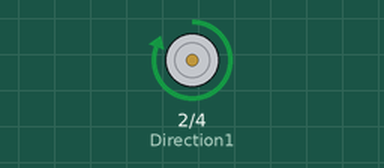
Bench run of a sketch on a simulated Arduino Uno, built with avr-gcc and run on an emulated ATmega328P. Parts: motor-driver pin pairs drawn as motors (green arrow = first pin HIGH = forward, orange = second pin HIGH = backward, longer = more drive).

Above: at 1.0 s.
At 3.0 s:
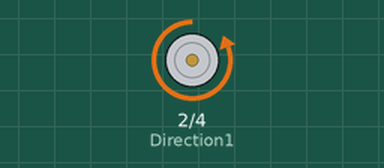
Timing chart, 0 to 5.2 s (numbered marks = the images above):
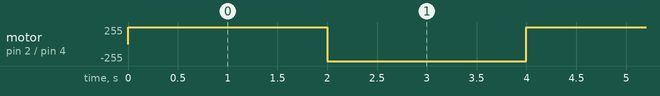

The sketch:

DC_motor_with_two_relays.ino
```cpp
int Direction1 = 2;
int Direction2 = 4;

void setup()
{
  pinMode(Direction1, OUTPUT);
  pinMode(Direction2, OUTPUT);
}

void loop()
{
  digitalWrite(Direction1,HIGH);
  digitalWrite(Direction2,LOW);
  delay(2000);
  digitalWrite(Direction1, LOW);
  digitalWrite(Direction2, HIGH);
  delay(2000);

}
```

Measured:
- by itself, motor on pin 2 (Direction1) / pin 4 (Direction2): alternates forward 255/255 for 2.0 s and backward 255/255 for 2.0 s
